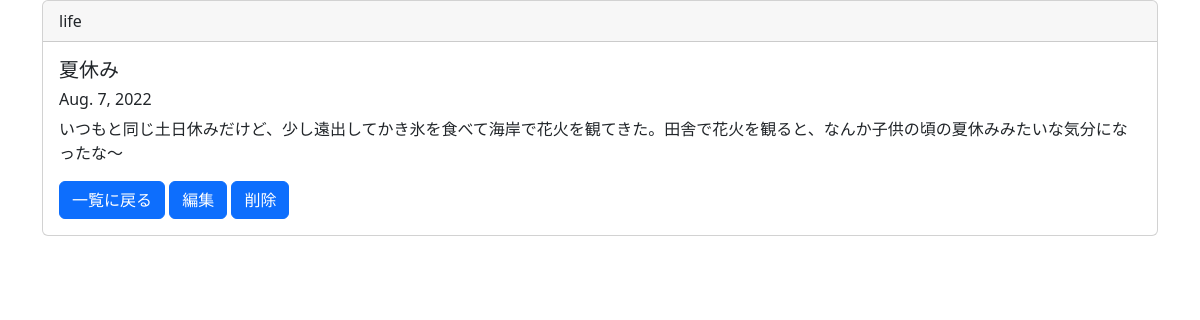
Page /detail/5/ on the committed database.
### blogpost/models.py (models this page shows, shortened)
class BlogModel(models.Model):
    title = models.CharField(max_length=100)
    content = models.TextField()
    postdate = models.DateField(auto_now_add=True)
    category = models.CharField(
        max_length = 50,
        choices = CATEGORY
    )

### blogpost/views.py (the view)
# urls.py: path('detail/<int:pk>/', BlogDetail.as_view(), name='detail'),
class BlogDetail(DetailView):
    template_name = 'detail.html'
    model = BlogModel

### templates/detail.html (shortened to what this page needs)
{% extends 'base.html' %}
{% block content %}
<div class="container">
    <div class="card">
        <div class="card-header">
            {{object.category}}
        </div>
        <div class="card-body">
            <h5 class="card-title">{{object.title}}</h5>
            <h6 class="card-title">{{object.postdate}}</h6>
            <p class="card-text">{{object.content}}</p>
            <a href="{% url 'list' %}" class="btn btn-primary">一覧に戻る</a>
            <a href="{% url 'update' object.pk %}" class="btn btn-primary">編集</a>
            <a href="{% url 'delete' object.pk %}" class="btn btn-primary">削除</a>
        </div>
    </div>
</div>
{% endblock content %}

### rows in the picture
BlogModel: category "life", title "夏休み", postdate "Aug. 7, 2022", content "いつもと同じ土日休みだけど、少し遠出してかき氷を食べて海岸で花火を観てきた。田舎で花火を観ると、なんか子供の頃の夏休みみたいな気分になったな～"
